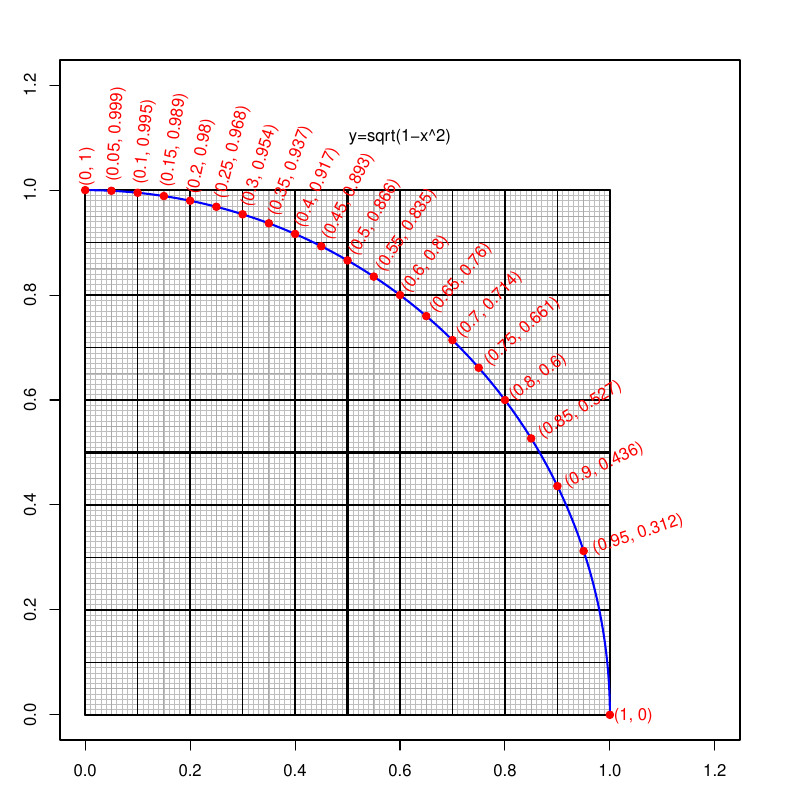

The R source for this figure:
pdf("circ_graph.pdf",8,8)
par(mar=c(3,3,3,3),pty="s")
plot(0,0,"n",xlim=c(0,1.2),ylim=c(0,1.2))

for(i in seq(0.01,0.99,0.01)){
    lines(c(i,i),c(0,1),lwd=0.5,col="grey")
    lines(c(0,1),c(i,i),lwd=0.5,col="grey")
}
for(i in seq(0.05,0.95,0.1)){
    lines(c(i,i),c(0,1),lwd=0.9,col="darkgrey")
    lines(c(0,1),c(i,i),lwd=0.9,col="darkgrey")
}
for(i in seq(0.1,0.9,0.1)){
    lines(c(i,i),c(0,1),lwd=1.3)
    lines(c(0,1),c(i,i),lwd=1.3)
}
for(i in c(0,0.5,1)){
    lines(c(i,i),c(0,1),lwd=2)
    lines(c(0,1),c(i,i),lwd=2)
}
th = seq(0,pi/2,pi/360)
lines(cos(th),sin(th),lwd=2,col="blue")

for(x in seq(0,1,0.05)){
    y = sqrt(1-x^2)
    ang = atan(y/x)
    points(x,y,pch=19,col="red")
    text(x,y,paste0("(",x,", ",signif(y,3),")"),adj=c(-0.1,0.5),srt=ang/pi*180,col="red")
    # ang = atan(x/y)
    # points(y,x,pch=19,col="red")
    # text(y,x,paste0("(",signif(y,3),",",x,")"),adj=c(-0.1,0.5),srt=ang/pi*180,col="red")
}
text(0.6,1.1,"y=sqrt(1-x^2)")

dev.off()